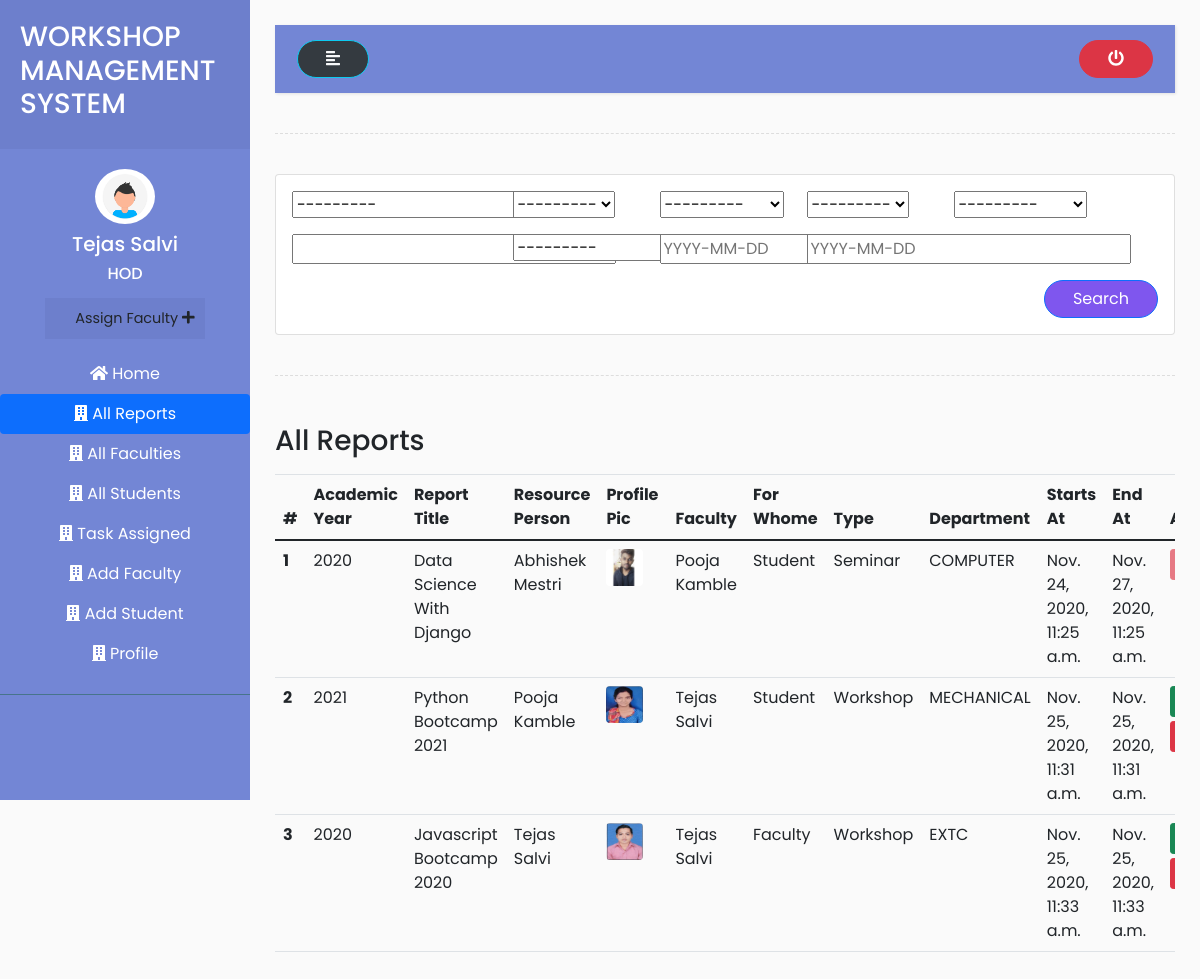
The app's page /hod/all_reports/ (signed in) with its own data.
### accounts/models.py (models this page shows, shortened)
class User(AbstractUser):
    is_hod = models.BooleanField(default=False)
    is_faculty = models.BooleanField(default=False)
    is_student = models.BooleanField(default=False)

class TaskAssigned(models.Model):
    event_title = models.CharField(max_length=50)
    branches =  (
        ('COMPUTER','COMPUTER'),
        ('EXTC','EXTC'),
        ('MECHANICAL','MECHANICAL'),
        ('AUTOMOBILE','AUTOMOBILE')
    )
    org_department = models.CharField(max_length=50, choices = branches)
    forwhome = (
        ('Student','Student'),
        ('Faculty','Faculty')
    )
    forwhome = models.CharField(max_length=50,choices = forwhome)
    res_person = models.CharField(max_length=150)
    types = (
        ('Workshop','Workshop'),
        ('Seminar','Seminar')
    )
    types = models.CharField(max_length=50,choices = types)
    event_coordinator = models.ForeignKey(Faculty,on_delete=models.CASCADE)
    created_at=models.DateTimeField(auto_now_add=True)
    updated_at=models.DateTimeField(auto_now_add=True)
    def __str__(self):
        return self.event_title
    class Meta:
        verbose_name_plural = 'Tasks Assigned'

class Report(models.Model):
    academic_year = models.IntegerField(null=True,blank=True)
    event_title = models.ForeignKey(TaskAssigned,on_delete=models.CASCADE)
    event_coordinator = models.ForeignKey(Faculty, on_delete=models.CASCADE)
    branches =  (
        ('COMPUTER','COMPUTER'),
        ('EXTC','EXTC'),
        ('MECHANICAL','MECHANICAL'),
        ('AUTOMOBILE','AUTOMOBILE')
    )
    org_department = models.CharField(max_length=50,choices = branches)
    res_person = models.CharField( max_length=150)
    res_person_profile_pic = models.ImageField( upload_to='Resource Person/Profile Pic/',null=True,blank=True)
    start_date = models.DateTimeField(auto_now=False, auto_now_add=False)
    end_date = models.DateTimeField(auto_now=False, auto_now_add=False)
    duration = models.IntegerField()
    types = (
        ('Workshop','Workshop'),
        ('Seminar','Seminar')
    )
    types = models.CharField(max_length=50,choices = types)
    forwhome = (
        ('Student','Student'),
        ('Faculty','Faculty')
    )
    forwhome = models.CharField(max_length=50,choices = forwhome)
    no_participants = models.IntegerField()
    remark = models.CharField( max_length=50,blank=True)
    p_link = models.URLField( max_length=200)
    description = models.TextField(blank=True)
    status = models.IntegerField(default=0)
    created_at=models.DateTimeField(auto_now_add=True)
    updated_at=models.DateTimeField(auto_now_add=True)
    class Meta:
        verbose_name_plural = 'Reports'

class Faculty(models.Model):
    user = models.OneToOneField(User, on_delete = models.CASCADE, primary_key = True)
    middle_name = models.CharField (max_length=50)
    phone_number = models.CharField(max_length=20)
    profile_pic = models.ImageField( upload_to='Faculty/profile_pic/')
    address = models.CharField(max_length=200)
    gender = (
        ('Male','Male'),
        ('Female','Female')
    )
    sex = models.CharField(choices=gender, max_length=50)
    branches =  (
        ('COMPUTER','COMPUTER'),
        ('EXTC','EXTC'),
        ('MECHANICAL','MECHANICAL'),
        ('AUTOMOBILE','AUTOMOBILE')
    )
    branch = models.CharField( choices = branches, max_length=50)
    joined_at = models.DateField( auto_now=False ,null=True)
    qualification = models.CharField( max_length=500)
    def __str__(self):
        return self.user.first_name + " " + self.user.last_name
    class Meta:
        verbose_name_plural = 'Faculties'

### accounts/views.py (the view)
# urls.py: path('hod/all_reports/',views.all_reports,name="all_reports"),
@login_required(login_url='login')
def all_reports(request):
    pending_reports = Report.objects.filter(status=0)
    pending = pending_reports.count()
    reports = Report.objects.all()
    total_reports = reports.count()
    workshops = reports.filter(types="Workshop").count()
    seminars = reports.filter(types="Seminar").count()
    filter = ReportFilter(request.GET, queryset=Report.objects.all())
    reports = filter.qs
    context = {
    'reports':reports,
    'total_reports':total_reports,
    'workshops': workshops,
    'seminars':seminars,
    'pending_reports':pending_reports,
    'pending': pending,
    'filter':filter
    }
    return render(request,'../templates/hod/allreports.html',context)

### accounts/templates/hod/allreports.html (shortened to what this page needs)
{% extends 'base.html' %}
{% load static %}
{% load bootstrap %}
{% block content %}
<div class="wrapper">
  <nav id="sidebar">
    <div class="sidebar-header">
      <h3>WORKSHOP MANAGEMENT SYSTEM</h3>
    </div>
    <ul class="list-unstyled components">
      <div class="d-flex flex-column justify-content-center text-center ">
        {% if request.user.hod.profile_pic %}
        <a href="{% url 'profile' %}">
          <img src="{{request.user.hod.profile_pic.url}}" class="img-fluid rounded-circle mx-auto mb-2" width="60px"
            alt="">
        </a>
        {% else %}
        <img src="{% static 'img/profile.png' %}" class="img-fluid rounded-circle mx-auto mb-2" width="60px" alt="">
        {% endif %}
        <h5>{{request.user.first_name}} {{request.user.last_name}}</h5>
        <h6>HOD</h6>
        <ul class="list-unstyled ">
          <li>
            <button type="button" class="btn" data-toggle="modal" data-target="#staticBackdrop">
              <a href="{% url 'assign_task' %}">Assign Faculty
                <i class="fas fa-plus"></i>
              </a>
            </button>
          </li>
        </ul>
      </div>
      <div class="nav flex-column nav-pills text-center mt-2" aria-orientation="vertical">
        <a class="nav-link" href="{% url 'hod_home' %}"><i class="fas fa-home"></i> Home</a>
        <a class="nav-link active" href="{% url 'all_reports' %}"><i class="fas fa-building"></i> All
          Reports</a>
        <a class="nav-link " href="{% url 'faculties' %}"><i class="fas fa-building"></i> All Faculties</a>
        <a class="nav-link " href="{% url 'students' %}"><i class="fas fa-building"></i> All Students</a>
        <a class="nav-link " href="{% url 'task_assigned' %}"><i class="fas fa-building"></i> Task Assigned</a>
        <a class="nav-link " href="{% url 'add_faculty' %}"><i class="fas fa-building"></i> Add Faculty</a>
        <a class="nav-link " href="{% url 'add_student' %}"><i class="fas fa-building"></i> Add Student</a>
        <a class="nav-link " href="{% url 'profile' %}"><i class="fas fa-building"></i> Profile</a>
      </div>
    </ul>
  </nav>
  <div id="content">
    <nav class="navbar navbar-expand-lg " style="background-color: #7386D5;">
      <div class="container-fluid">
        <button type="button" id="sidebarCollapse" class="btn text-light bg-dark btn-info">
          <i class="fas fa-align-left"></i>
        </button>
        <a href="{% url 'logout' %}">
          <button type="button" class="btn btn-danger">
            <i class="fas fa-power-off"></i>
          </button>
        </a>
      </div>
    </nav>
    <div class="line"></div>
    <div class="row">
      <div class="col">
        <div class="card card-body">
          <form method="GET" class="row g-3">
            <div class="col-sm-3">
              {{filter.form.event_title|bootstrap}}
            </div>
            <div class="col-sm-2">
              {{filter.form.forwhome|bootstrap}}
            </div>
            <div class="col-sm-2">
              {{filter.form.org_department|bootstrap}}
            </div>
            <div class="col-sm-2">
              {{filter.form.types|bootstrap}}
            </div>
            <div class="col-sm-3">
              {{filter.form.event_coordinator|bootstrap}}
            </div>
            <div class="col-sm-3">
              {{filter.form.description|bootstrap}}
            </div>
            <div class="col-sm-2">
              {{filter.form.status|bootstrap}}
            </div>
            <div class="col-sm-2">
            </div>
            <div class="col-sm-2">
              {{filter.form.end_date|bootstrap}}
            </div>
            <div class="col-sm-12">
              <button type="submit" class=" float-right btn btn-primary">Search</button>
            </div>
          </form>
        </div>
      </div>
    </div>
    <div class="line"></div>
    <div class="row">
      <div class="col-md-12">
        <div class="d-flex justify-content-between py-2">
          <h3>All Reports</h3>
        </div>
        {% if reports %}
        <div class="table-responsive">
          <table class="table">
            <thead>
              <tr>
                <th scope="col">#</th>
                <th scope="col">Academic Year</th>
                <th scope="col">Report Title</th>
                <th scope="col">Resource Person</th>
                <th scope="col">Profile Pic</th>
                <th scope="col">Faculty</th>
                <th scope="col">For Whome</th>
                <th scope="col">Type</th>
                <th scope="col">Department</th>
                <th scope="col">Starts At</th>
                <th scope="col">End At</th>
                <th scope="col">Action</th>
              </tr>
            </thead>
            <tbody>
              {% for report in reports %}
              <tr>
                <th scope="row"> {{forloop.counter}} </th>
                <td>{{report.academic_year}}</td>
                <td>{{report.event_title}}</td>
                <td>{{report.res_person}}</td>
                <td><img src="{{report.res_person_profile_pic.url}}" alt="pp" width="37" height="37"
                    class="rounded mr-3" loading="lazy">
                </td>
                <td>{{report.event_coordinator}}</td>
                <td>{{report.forwhome}}</td>
                <td>{{report.types}}</td>
                <td>{{report.org_department}}</td>
                <td>{{report.start_date}}</td>
                <td>{{report.end_date}}</td>
                <td>
                  {% if report.status == 0 %}
                  <a href="{% url 'approve_report' report_id=report.id %}" class="btn btn-sm btn-success ">Approve</a>
                  <a class="btn btn-sm btn-danger mt-1"
                    href="{% url 'disapprove_report' report_id=report.id %}">Disapprove</a>
                  {% elif report.status == 1  %}
                  <button class="btn btn-sm btn-warning" disabled="disabled" data-toggle="modal"
                    data-target="#reply_modal">Approved</button>
                  {% else %}
                  <button class="btn btn-sm btn-danger" disabled="disabled" data-toggle="modal"
                    data-target="#reply_modal">Disapproved</button>
                  {% endif %}
                </td>
              </tr>
              {% endfor %}
            </tbody>
          </table>
        </div>
        {% else %}
        <h2 class="text-center my-5">Reports Not Found !</h2>
        {% endif %}
      </div>
    </div>
  </div>
</div>
{% endblock content %}

### accounts/static/css/style2.css (style rules this page uses)
body { font-family: 'Poppins', sans-serif; background: #fafafa; }
a, a:hover, a:focus { color: inherit; text-decoration: none; transition: all 0.3s; }
.navbar { padding: 15px 10px; background: #fff; border: none; border-radius: 0; margin-bottom: 40px; box-shadow: 1px 1px 3px rgba(0, 0, 0, 0.1); }
.line { width: 100%; height: 1px; border-bottom: 1px dashed #ddd; margin: 40px 0; }
.wrapper { display: flex; width: 100%; }
#sidebar { width: 250px; position: fixed; top: 0; left: 0; height: 100vh; z-index: 999; background: #7386D5; color: #fff; transition: all 0.3s; }
#sidebar .sidebar-header { padding: 20px; background: #6d7fcc; }
#sidebar ul.components { padding: 20px 0; border-bottom: 1px solid #47748b; }
#sidebar ul li a { padding: 10px; font-size: 1.1em; display: block; }
ul ul a { font-size: 0.9em !important; padding-left: 30px !important; background: #6d7fcc; }
#content { width: calc(100% - 250px); padding: 25px; min-height: 100vh; transition: all 0.3s; position: absolute; top: 0; right: 0; }

### records on screen
User: user.first_name "Tejas", user.last_name "Salvi"
TaskAssigned: event_title "---------"
TaskAssigned: forwhome "---------", org_department "---------", types "---------", event_coordinator "---------"
Report: academic_year "2020", event_title "Data Science With Django", res_person "Abhishek Mestri", res_person_profile_pic (picture), event_coordinator "Pooja Kamble", forwhome "Student", types "Seminar", org_department "COMPUTER", start_date "Nov. 24, 2020, 11:25 a.m.", end_date "Nov. 27, 2020, 11:25 a.m."
Report: academic_year "2021", event_title "Python Bootcamp 2021", res_person "Pooja Kamble", res_person_profile_pic (picture), event_coordinator "Tejas Salvi", forwhome "Student", types "Workshop", org_department "MECHANICAL", start_date "Nov. 25, 2020, 11:31 a.m.", end_date "Nov. 25, 2020, 11:31 a.m."
Report: academic_year "2020", event_title "Javascript Bootcamp 2020", res_person "Tejas Salvi", res_person_profile_pic (picture), event_coordinator "Tejas Salvi", forwhome "Faculty", types "Workshop", org_department "EXTC", start_date "Nov. 25, 2020, 11:33 a.m.", end_date "Nov. 25, 2020, 11:33 a.m."
